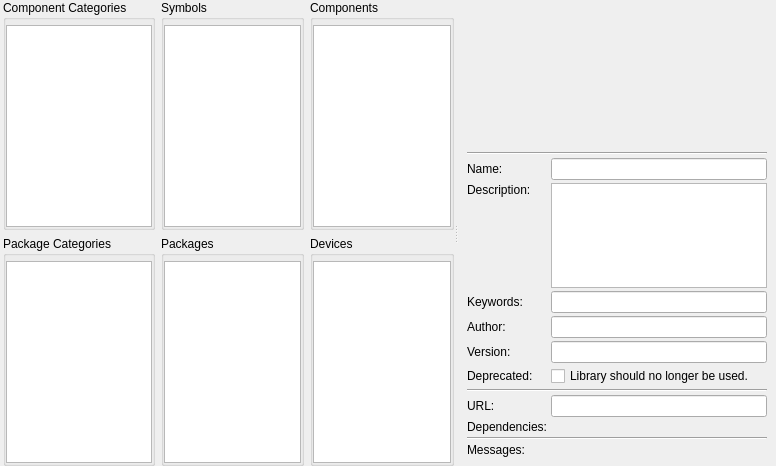
<?xml version="1.0" encoding="UTF-8"?>
<ui version="4.0">
 <class>librepcb::library::editor::LibraryOverviewWidget</class>
 <widget class="QWidget" name="librepcb::library::editor::LibraryOverviewWidget">
  <property name="geometry">
   <rect>
    <x>0</x>
    <y>0</y>
    <width>776</width>
    <height>466</height>
   </rect>
  </property>
  <property name="windowTitle">
   <string>Form</string>
  </property>
  <layout class="QVBoxLayout" name="verticalLayout">
   <property name="spacing">
    <number>0</number>
   </property>
   <property name="leftMargin">
    <number>0</number>
   </property>
   <property name="topMargin">
    <number>0</number>
   </property>
   <property name="rightMargin">
    <number>0</number>
   </property>
   <property name="bottomMargin">
    <number>0</number>
   </property>
   <item>
    <widget class="QSplitter" name="splitter">
     <property name="orientation">
      <enum>Qt::Horizontal</enum>
     </property>
     <widget class="QWidget" name="gridLayoutWidget">
      <layout class="QGridLayout" name="gridLayout">
       <property name="leftMargin">
        <number>3</number>
       </property>
       <item row="0" column="0">
        <widget class="QGroupBox" name="groupBox_2">
         <property name="title">
          <string>Component Categories</string>
         </property>
         <layout class="QVBoxLayout" name="verticalLayout_3">
          <property name="spacing">
           <number>0</number>
          </property>
          <property name="leftMargin">
           <number>0</number>
          </property>
          <property name="topMargin">
           <number>5</number>
          </property>
          <property name="rightMargin">
           <number>0</number>
          </property>
          <property name="bottomMargin">
           <number>0</number>
          </property>
          <item>
           <widget class="QListWidget" name="lstCmpCat">
            <property name="contextMenuPolicy">
             <enum>Qt::CustomContextMenu</enum>
            </property>
            <property name="uniformItemSizes">
             <bool>true</bool>
            </property>
            <property name="sortingEnabled">
             <bool>true</bool>
            </property>
           </widget>
          </item>
         </layout>
        </widget>
       </item>
       <item row="0" column="1">
        <widget class="QGroupBox" name="groupBox_4">
         <property name="title">
          <string>Symbols</string>
         </property>
         <layout class="QVBoxLayout" name="verticalLayout_5">
          <property name="spacing">
           <number>0</number>
          </property>
          <property name="leftMargin">
           <number>0</number>
          </property>
          <property name="topMargin">
           <number>5</number>
          </property>
          <property name="rightMargin">
           <number>0</number>
          </property>
          <property name="bottomMargin">
           <number>0</number>
          </property>
          <item>
           <widget class="QListWidget" name="lstSym">
            <property name="contextMenuPolicy">
             <enum>Qt::CustomContextMenu</enum>
            </property>
            <property name="uniformItemSizes">
             <bool>true</bool>
            </property>
            <property name="sortingEnabled">
             <bool>true</bool>
            </property>
           </widget>
          </item>
         </layout>
        </widget>
       </item>
       <item row="1" column="0">
        <widget class="QGroupBox" name="groupBox_3">
         <property name="title">
          <string>Package Categories</string>
         </property>
         <layout class="QVBoxLayout" name="verticalLayout_4">
          <property name="spacing">
           <number>0</number>
          </property>
          <property name="leftMargin">
           <number>0</number>
          </property>
          <property name="topMargin">
           <number>5</number>
          </property>
          <property name="rightMargin">
           <number>0</number>
          </property>
          <property name="bottomMargin">
           <number>0</number>
          </property>
          <item>
           <widget class="QListWidget" name="lstPkgCat">
            <property name="contextMenuPolicy">
             <enum>Qt::CustomContextMenu</enum>
            </property>
            <property name="uniformItemSizes">
             <bool>true</bool>
            </property>
            <property name="sortingEnabled">
             <bool>true</bool>
            </property>
           </widget>
          </item>
         </layout>
        </widget>
       </item>
       <item row="1" column="1">
        <widget class="QGroupBox" name="groupBox_7">
         <property name="title">
          <string>Packages</string>
         </property>
         <layout class="QVBoxLayout" name="verticalLayout_6">
          <property name="spacing">
           <number>0</number>
          </property>
          <property name="leftMargin">
           <number>0</number>
          </property>
          <property name="topMargin">
           <number>5</number>
          </property>
          <property name="rightMargin">
           <number>0</number>
          </property>
          <property name="bottomMargin">
           <number>0</number>
          </property>
          <item>
           <widget class="QListWidget" name="lstPkg">
            <property name="contextMenuPolicy">
             <enum>Qt::CustomContextMenu</enum>
            </property>
            <property name="uniformItemSizes">
             <bool>true</bool>
            </property>
            <property name="sortingEnabled">
             <bool>true</bool>
            </property>
           </widget>
          </item>
         </layout>
        </widget>
       </item>
       <item row="0" column="2">
        <widget class="QGroupBox" name="groupBox_5">
         <property name="title">
          <string>Components</string>
         </property>
         <layout class="QVBoxLayout" name="verticalLayout_7">
          <property name="spacing">
           <number>0</number>
          </property>
          <property name="leftMargin">
           <number>0</number>
          </property>
          <property name="topMargin">
           <number>5</number>
          </property>
          <property name="rightMargin">
           <number>0</number>
          </property>
          <property name="bottomMargin">
           <number>0</number>
          </property>
          <item>
           <widget class="QListWidget" name="lstCmp">
            <property name="contextMenuPolicy">
             <enum>Qt::CustomContextMenu</enum>
            </property>
            <property name="uniformItemSizes">
             <bool>true</bool>
            </property>
            <property name="sortingEnabled">
             <bool>true</bool>
            </property>
           </widget>
          </item>
         </layout>
        </widget>
       </item>
       <item row="1" column="2">
        <widget class="QGroupBox" name="groupBox_6">
         <property name="title">
          <string>Devices</string>
         </property>
         <layout class="QVBoxLayout" name="verticalLayout_8">
          <property name="spacing">
           <number>0</number>
          </property>
          <property name="leftMargin">
           <number>0</number>
          </property>
          <property name="topMargin">
           <number>5</number>
          </property>
          <property name="rightMargin">
           <number>0</number>
          </property>
          <property name="bottomMargin">
           <number>0</number>
          </property>
          <item>
           <widget class="QListWidget" name="lstDev">
            <property name="contextMenuPolicy">
             <enum>Qt::CustomContextMenu</enum>
            </property>
            <property name="uniformItemSizes">
             <bool>true</bool>
            </property>
            <property name="sortingEnabled">
             <bool>true</bool>
            </property>
           </widget>
          </item>
         </layout>
        </widget>
       </item>
      </layout>
     </widget>
     <widget class="QWidget" name="layoutWidget">
      <layout class="QFormLayout" name="formLayout">
       <property name="horizontalSpacing">
        <number>3</number>
       </property>
       <property name="verticalSpacing">
        <number>3</number>
       </property>
       <property name="leftMargin">
        <number>9</number>
       </property>
       <property name="topMargin">
        <number>9</number>
       </property>
       <property name="rightMargin">
        <number>9</number>
       </property>
       <property name="bottomMargin">
        <number>9</number>
       </property>
       <item row="0" column="0" colspan="2">
        <widget class="QPushButton" name="btnIcon">
         <property name="minimumSize">
          <size>
           <width>300</width>
           <height>140</height>
          </size>
         </property>
         <property name="maximumSize">
          <size>
           <width>16777215</width>
           <height>128</height>
          </size>
         </property>
         <property name="cursor">
          <cursorShape>PointingHandCursor</cursorShape>
         </property>
         <property name="toolTip">
          <string>Click here to choose an icon (PNG, 256x256px).</string>
         </property>
         <property name="text">
          <string/>
         </property>
         <property name="iconSize">
          <size>
           <width>128</width>
           <height>128</height>
          </size>
         </property>
         <property name="flat">
          <bool>true</bool>
         </property>
        </widget>
       </item>
       <item row="1" column="0" colspan="2">
        <widget class="Line" name="line">
         <property name="orientation">
          <enum>Qt::Horizontal</enum>
         </property>
        </widget>
       </item>
       <item row="2" column="0">
        <widget class="QLabel" name="label_2">
         <property name="text">
          <string>Name:</string>
         </property>
        </widget>
       </item>
       <item row="2" column="1">
        <widget class="QLineEdit" name="edtName">
         <property name="maxLength">
          <number>50</number>
         </property>
        </widget>
       </item>
       <item row="3" column="0">
        <widget class="QLabel" name="label_3">
         <property name="text">
          <string>Description:</string>
         </property>
         <property name="alignment">
          <set>Qt::AlignLeading|Qt::AlignLeft|Qt::AlignTop</set>
         </property>
        </widget>
       </item>
       <item row="3" column="1">
        <widget class="librepcb::PlainTextEdit" name="edtDescription"/>
       </item>
       <item row="4" column="0">
        <widget class="QLabel" name="label_4">
         <property name="text">
          <string>Keywords:</string>
         </property>
        </widget>
       </item>
       <item row="4" column="1">
        <widget class="QLineEdit" name="edtKeywords">
         <property name="maxLength">
          <number>100</number>
         </property>
        </widget>
       </item>
       <item row="5" column="0">
        <widget class="QLabel" name="label_6">
         <property name="text">
          <string>Author:</string>
         </property>
        </widget>
       </item>
       <item row="5" column="1">
        <widget class="QLineEdit" name="edtAuthor">
         <property name="maxLength">
          <number>100</number>
         </property>
        </widget>
       </item>
       <item row="6" column="0">
        <widget class="QLabel" name="label_5">
         <property name="text">
          <string>Version:</string>
         </property>
        </widget>
       </item>
       <item row="6" column="1">
        <widget class="QLineEdit" name="edtVersion">
         <property name="maxLength">
          <number>100</number>
         </property>
        </widget>
       </item>
       <item row="7" column="0">
        <widget class="QLabel" name="label_7">
         <property name="text">
          <string>Deprecated:</string>
         </property>
        </widget>
       </item>
       <item row="7" column="1">
        <widget class="QCheckBox" name="cbxDeprecated">
         <property name="text">
          <string>Library should no longer be used.</string>
         </property>
        </widget>
       </item>
       <item row="8" column="0" colspan="2">
        <widget class="Line" name="line_2">
         <property name="orientation">
          <enum>Qt::Horizontal</enum>
         </property>
        </widget>
       </item>
       <item row="9" column="0">
        <widget class="QLabel" name="label_8">
         <property name="text">
          <string>URL:</string>
         </property>
        </widget>
       </item>
       <item row="9" column="1">
        <widget class="QLineEdit" name="edtUrl">
         <property name="maxLength">
          <number>255</number>
         </property>
        </widget>
       </item>
       <item row="10" column="0">
        <widget class="QLabel" name="lblDependencies">
         <property name="text">
          <string>Dependencies:</string>
         </property>
         <property name="alignment">
          <set>Qt::AlignLeading|Qt::AlignLeft|Qt::AlignTop</set>
         </property>
        </widget>
       </item>
       <item row="11" column="0" colspan="2">
        <widget class="Line" name="line_3">
         <property name="orientation">
          <enum>Qt::Horizontal</enum>
         </property>
        </widget>
       </item>
       <item row="12" column="0">
        <widget class="QLabel" name="label">
         <property name="text">
          <string>Messages:</string>
         </property>
         <property name="alignment">
          <set>Qt::AlignLeading|Qt::AlignLeft|Qt::AlignTop</set>
         </property>
        </widget>
       </item>
       <item row="12" column="1">
        <widget class="librepcb::library::editor::LibraryElementCheckListWidget" name="lstMessages" native="true">
         <property name="sizePolicy">
          <sizepolicy hsizetype="Preferred" vsizetype="Expanding">
           <horstretch>0</horstretch>
           <verstretch>1</verstretch>
          </sizepolicy>
         </property>
        </widget>
       </item>
      </layout>
     </widget>
    </widget>
   </item>
  </layout>
 </widget>
 <customwidgets>
  <customwidget>
   <class>librepcb::PlainTextEdit</class>
   <extends>QPlainTextEdit</extends>
   <header location="global">librepcb/common/widgets/plaintextedit.h</header>
  </customwidget>
  <customwidget>
   <class>librepcb::library::editor::LibraryElementCheckListWidget</class>
   <extends>QWidget</extends>
   <header location="global">librepcb/libraryeditor/common/libraryelementchecklistwidget.h</header>
   <container>1</container>
  </customwidget>
 </customwidgets>
 <resources/>
 <connections/>
</ui>
